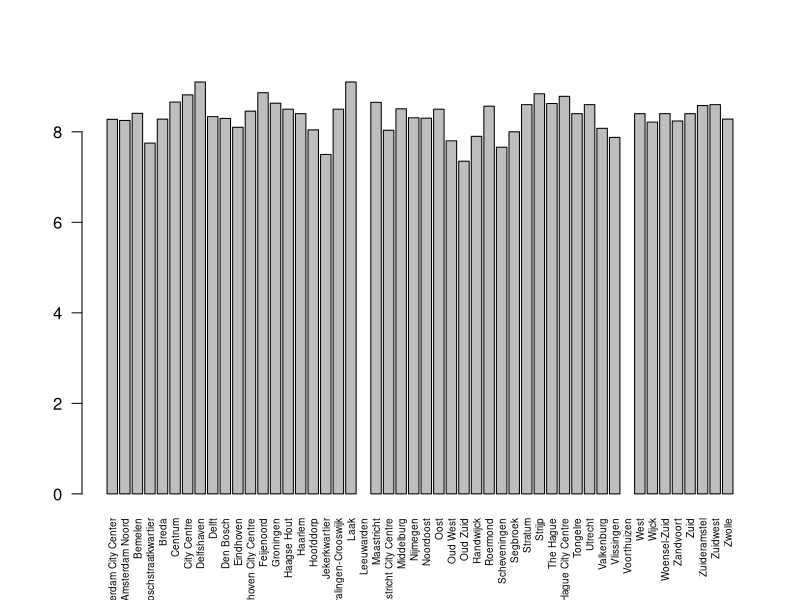
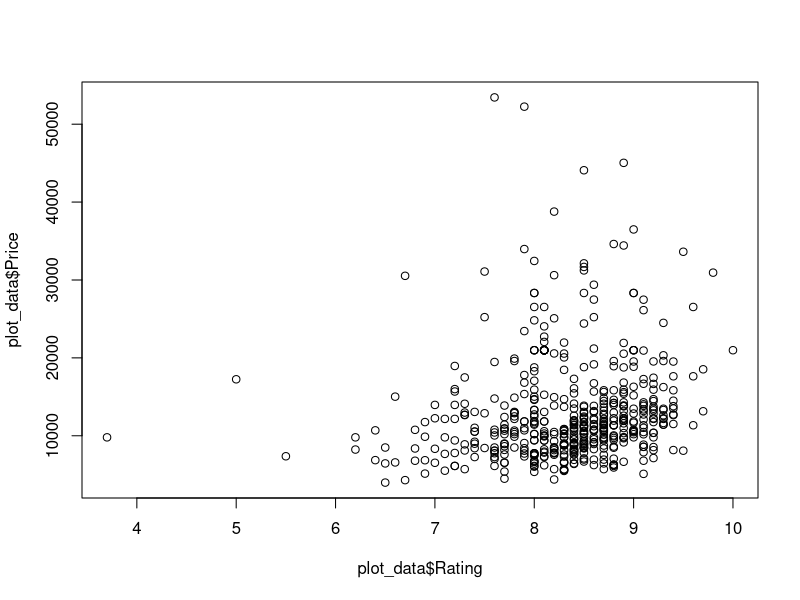
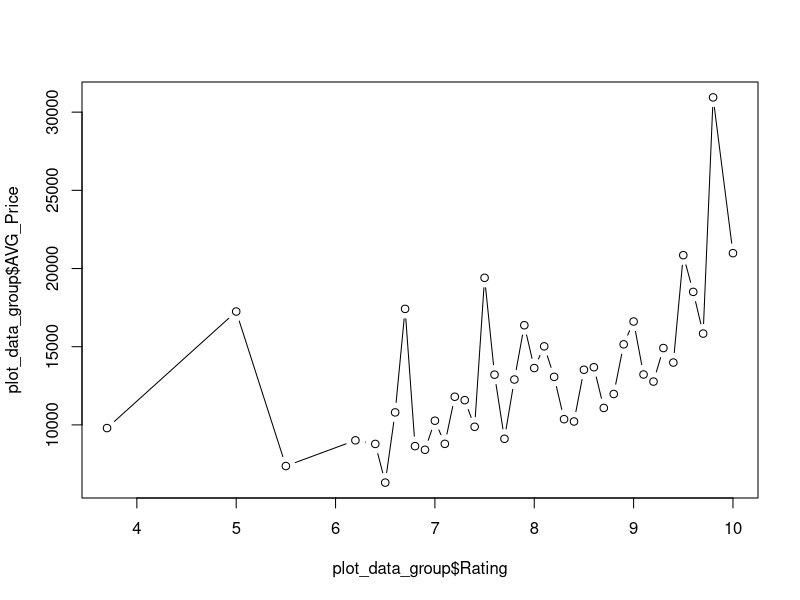

Write R code to recreate these figures, in order.
library("readxl")
library(readr)
data <- read_excel("HotelFinalDataset.xlsx")
print(data)
grouped_data <- setNames(aggregate(data$Rating, list(data$City), mean), c("City", "Value"))
print(grouped_data)

barplot(height=grouped_data$Value, names=grouped_data$City, las = 2, cex.names=0.6)

plot_data <- data.frame(data$Rating, parse_number(data$Price))
plot_data <- na.omit(plot_data)
colnames(plot_data) <- c("Rating", "Price")
plot(plot_data$Rating, plot_data$Price)

plot_data_group <- setNames(aggregate(plot_data$Price, list(plot_data$Rating), mean), c("Rating", "AVG_Price"))

plot(plot_data_group$Rating, plot_data_group$AVG_Price, type = "b")

